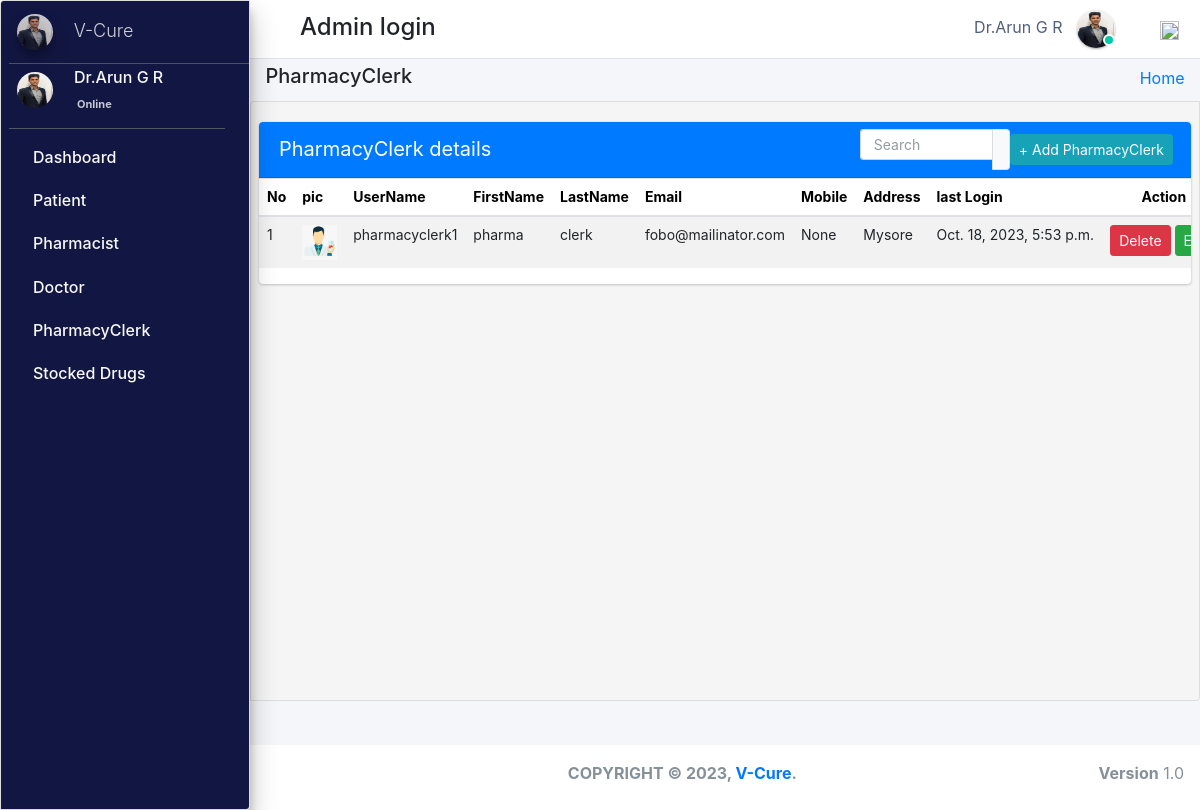
Screenshot of /admin_user/admin_user/manage_pharmacyClerk/ (signed in) with the database file from the repository.
### pharmacy/models.py (models this page shows, shortened)
class CustomUser(AbstractUser):
    user_type_data = ((1, "AdminHOD"), (2, "Pharmacist"), (3, "Doctor"), (4, "PharmacyClerk"),(5, "Patients"))
    user_type = models.CharField(default=1, choices=user_type_data, max_length=10)

class AdminHOD(models.Model):
    gender_category=(
        ('Male','Male'),
        ('Female','Female'),
    )
    admin = models.OneToOneField(CustomUser,null=True, on_delete = models.CASCADE)
    emp_no= models.CharField(max_length=100,null=True,blank=True)
    gender=models.CharField(max_length=100,null=True,choices=gender_category)
    mobile=models.CharField(max_length=10,null=True,blank=True)
    address=models.CharField(max_length=300,null=True,blank=True)
    profile_pic=models.ImageField(default="admin.png",null=True,blank=True)
    created_at = models.DateTimeField(auto_now_add=True)
    updated_at = models.DateTimeField(auto_now=True)
    date_employed=models.DateTimeField(auto_now_add=True, auto_now=False)
    objects = models.Manager()

class PharmacyClerk(models.Model):
    gender_category=(
        ('Male','Male'),
        ('Female','Female'),
    )
    admin = models.OneToOneField(CustomUser,null=True, on_delete = models.CASCADE)
    emp_no=models.CharField(max_length=100,null=True,blank=True)
    gender=models.CharField(max_length=100,null=True,choices=gender_category)
    mobile=models.CharField(max_length=10,null=True,blank=True)
    address=models.CharField(max_length=300,null=True,blank=True)
    profile_pic=models.ImageField(default="images2.png",null=True,blank=True)
    age= models.IntegerField(default='0', blank=True, null=True)
    created_at = models.DateTimeField(auto_now_add=True)
    updated_at = models.DateTimeField(auto_now=True)
    objects = models.Manager()

### pharmacy/HODViews.py (the view)
# urls.py: path('admin_user/admin_user/manage_pharmacyClerk/',HODViews.managePharmacyClerk,name='manage_pharmacyClerk'),
def managePharmacyClerk(request):
    staffs = PharmacyClerk.objects.all()
    context = {
        "staffs": staffs,
         "title":"Manage PharmacyClerk"
    }
    return render(request,'hod_templates/manage_pharmacyClerk.html',context)

### pharmacy/LoginCheckMiddleWare.py (called while the page is built, shortened)
    def process_view(self, request, view_func, view_args, view_kwargs):
        modulename = view_func.__module__
        user = request.user
        if user.is_authenticated:
            if user.user_type == "1":
                if modulename == "pharmacy.HODViews":
                    pass
                elif modulename == "":
                    pass
                elif modulename == "pharmacy.views" or modulename == "django.views.static":
                    pass
                else:
                    pass
            else:
                return redirect("login")
        else:
            if request.path == reverse("login"):
                pass
            else:
                return redirect("login")

### pharmacy/templates/hod_templates/manage_pharmacyClerk.html (shortened to what this page needs)
{% extends 'hod_templates/base_template.html'%} {% block page_title %}
<h5>PharmacyClerk</h5>
{% endblock page_title %} {% block main_content %}
<section class="content">
    <div class="row">
        <div class="col-md-12">
            <div class="card card-primary sc">
                <div class="card-header">
                    <span>PharmacyClerk details</span>
                    <div class="card-tools d-flex">
                        <div class="input-group input-group-sm" style="width: 150px;">
                            <input type="text" name="search" class="form-control float-right" placeholder="Search" id="pple">
                            <div class="input-group-append">
                                <button type="submit" class="btn btn-default"></button>
                            </div>
                        </div>
                        <a class="btn btn-sm btn-info mr-2" href="{% url 'add_pharmacyClerk' %}" role="button">+ Add PharmacyClerk</a>
                    </div>
                </div>
                <table class="table" id="plist">
                    <thead>
                        <tr>
                            <th>No</th>
                            <th>pic</th>
                            <th>UserName</th>
                            <th>FirstName</th>
                            <th>LastName</th>
                            <th>Email</th>
                            <th>Mobile</th>
                            <th>Address</th>
                            <th>last Login</th>
                            <th class="text-center">Action</th>
                        </tr>
                    </thead>
                    <tbody>
                        {% for staff in staffs %}
                        <tr class="hov">
                            <td>{{staff.id}}</td>
                            <td> <img src="{{staff.profile_pic.url}}" class="" width="35" height="35" alt=""></td>
                            <td>{{staff.admin.username}}</td>
                            <td>{{staff.admin.first_name}}</td>
                            <td>{{staff.admin.last_name}}</td>
                            <td>{{staff.admin.email}}</td>
                            <td>{{staff.mobile}}</td>
                            <td>{{staff.address}}</td>
                            <td>{{staff.admin.last_login}}</td>
                            <td><a href="{% url 'delete_clerk' staff.id %}" class="btn btn-sm btn-danger">Delete</a>
                                <a href="{% url 'edit_clerk' staff.admin.id %}" class="btn btn-sm btn-success">Edit</a>
                            </td>
                        </tr>
                        {% endfor %}
                    </tbody>
                </table>
            </div>
        </div>
    </div>
</section>
{% endblock %}

### pharmacy/templates/hod_templates/base_template.html (shortened to what this page needs)
{% extends 'base_file.html' %} {% block htm %}
<body class="hold-transition sidebar-mini layout-fixed">
    <div class="wrapper">
        <nav class="main-header navbar navbar-expand navbar-white navbar-light">
            <ul class="navbar-nav">
                <li class="nav-item">
                    <a class="nav-link" data-widget="pushmenu" href="#" role="button"></a>
                </li>
            </ul>
            <h4 style="margin-left: 10px; margin-top: 5px;">Admin login </h4>
            <ul class="navbar-nav ml-auto">
                <li class="mx-3">
                    <a href="#" class="sm-submenu-with-image a">
                        <span>{{user.first_name}}  {{user.last_name}}</span>
                        <img src="{{request.user.adminhod.profile_pic.url}}" class="img-circle elevation-1" width="38" height="38" alt="">
                        <span class="avatar-status avatar-sm-status avatar-status-success"></span>
                    </a>
                </li>
                <li class="nav-item dropdown ml-3 low">
                    <a href="#" class="btn btn-outlined btn-black text-muted bg-transparent " data-toggle="dropdown" aria-expanded="false" data-wow-delay="0.7s"><img src="https://img.icons8.com/ios/50/000000/settings.png" width="19" height="19">
                    </a>
                </li>
            </ul>
        </nav>
        {% include 'hod_templates/sidebar.html'%}
        <div class="content-wrapper">
            <div class="content-header">
                <div class="container-fluid">
                    <div class="row ">
                        <div class="col-sm-6">
                            <h1 class="m-0 text-dark">
                                {% block page_title %} {% endblock page_title %}
                            </h1>
                        </div>
                        <div class="col-sm-6 ">
                            <ol class="breadcrumb float-sm-right">
                                <li class="breadcrumb-item"><a href="">Home</a></li>
                            </ol>
                        </div>
                    </div>
                </div>
            </div>
            {% block main_content %} {% endblock main_content %}
        </div>
        {% include 'hod_templates/footer.html'%}
    </div>
    {% endblock htm %}

### pharmacy/templates/hod_templates/sidebar.html (shortened to what this page needs)
<aside class="main-sidebar sidebar-dark-primary elevation-4">
    <a href="" class="brand-link ml-2">
        <img src="{{request.user.adminhod.profile_pic.url}}" alt="" width="36" height="36" class=" img-circle elevation-3" style="opacity: .8">
        <span class="brand-text font-weight-light mt-1 ml-3 mmust">V-Cure</span>
    </a>
    <div class="sidebar">
        <div class="user-panel mr-3">
            <div class="pull-left image sm-submenu-with-image a ml-2 ">
                <img src="{{request.user.adminhod.profile_pic.url}}" class="img-circle mt-2" width="36" height="36" alt="User Image">
            </div>
            <div class="pull-left info">
                <p>{{user.first_name}} {{user.last_name}}</p>
                <a href="#"> Online</a>
            </div>
        </div>
        <nav class="mt-2">
            <ul class="nav nav-pills nav-sidebar flex-column" data-widget="treeview" role="menu" data-accordion="false">
                <li class="nav-item">
                    <a href="{% url  'admin_dashboard' %}" class="nav-link">
                        <p>
                            Dashboard
                        </p>
                    </a>
                </li>
                <li class="nav-item">
                    <a href="#" class="nav-link">
                        <p>
                            Patient
                        </p>
                    </a>
                </li>
                <li class="nav-item">
                    <a href="#" class="nav-link">
                        <p>
                            Pharmacist
                        </p>
                    </a>
                </li>
                <li class="nav-item">
                    <a href="#" class="nav-link">
                        <p>
                            Doctor
                        </p>
                    </a>
                </li>
                <li class="nav-item">
                    <a href="#" class="nav-link">
                        <p>
                            PharmacyClerk
                        </p>
                    </a>
                </li>
                <li class="nav-item">
                    <a href="#" class="nav-link">
                        <p>
                            Stocked Drugs
                        </p>
                    </a>
                </li>
            </ul>
        </nav>
    </div>
</aside>

### static/css/main.css (style rules this page uses)
html { font-family: sans-serif; line-height: 1.15; -webkit-text-size-adjust: 100%; -webkit-tap-highlight-color: transparent; }
body { overflow-y: hidden; overflow-x: hidden; font-family: -apple-system, BlinkMacSystemFont, "Segoe UI", Roboto, "Helvetica Neue", Arial, "Noto Sans", sans-serif, "Apple Color Emoji", "Segoe UI Emoji", "Segoe UI Symbol", "Noto Color Emoji" !important; }
th { color: rgb(0, 0, 0); font-size: 14px !important; }
.content { background-color: #f5f5f5; border: 1px solid #dddddd; border-radius: 4px 0px 4px 0px; left: -1px; padding: 10px 7px 5px; }
.main-sidebar { background: #ffffff; border: 1px solid #dddddd; border-radius: 4px 0px 4px 0px; font-weight: bold; }
.content { height: 75vh; overflow-y: scroll; overflow-x: hidden; }
.sc { white-space: nowrap; display: block; overflow-x: hidden !important; }
.content .row { margin-top: 20px !important; }
.main-sidebar { background-color: #121642 !important; color: white !important; }
.main-sidebar p { color: #f8f8f8 !important; font-weight: 500 !important }
td { font-size: 14px !important; }
.hov { transition: transform .5s; }
.avatar-status { position: absolute; bottom: 12px; right: 75.4px; display: -ms-inline-flexbox; display: inline-flex; -ms-flex-negative: 0; flex-shrink: 0; -ms-flex-pack: center; justify-content: center; -ms-flex-align: center; align-items: center; white-space: nowrap; text-align: center; vertical-align: baseline; font-weight: 600; border: .125rem solid #fff; width: 12px; height: 12px; line-height: 1; font-size: .71094rem; border-radius: 50%; }
.avatar-status-success { color: #fff; background-color: #00c9a7; }
.card-header span { font-size: 20px !important; }
.table>tbody>tr>td, .table>tbody>tr>th, .table>tfoot>tr>td, .table>tfoot>tr>th, .table>thead>tr>td, .table>thead>tr>th { padding: 8px; line-height: 1.42857143; vertical-align: top; }
.pull-left { float: left; }
.pull-left { float: left!important; }
.user-panel>.info { padding: 5px 5px 5px 15px; line-height: 1; position: absolute; left: 55px; }
.user-panel>.info>p { font-weight: 600; margin-bottom: 9px; }
p { margin: 0 0 10px; }
.user-panel { padding-bottom: 20px; }
.user-panel:after { clear: both; }
.user-panel:before, .user-panel:after { content: " "; display: table; }
.user-panel>.info>a { text-decoration: none; padding-right: 5px; margin-top: 3px; font-size: 11px; overflow: hidden; white-space: nowrap; }
.mmust { overflow: hidden; white-space: nowrap; font-size: 18px; }
.table { background: white !important; }
.container-fluid { width: 100%; padding-right: 15px; padding-left: 15px; margin-right: auto; margin-left: auto; }
.row { display: flex; flex-wrap: wrap; margin-right: -15px; margin-left: -15px; }
.d-flex { display: flex !important; z-index: 44; }
.d-flex { display: flex !important; }
input { text-indent: 5px !important; }
input::placeholder { text-indent: 5px !important; }
.table tbody tr:nth-of-type(odd) { background-color: rgba(0, 0, 0, .05) !important; }
.table tbody tr:nth-of-type(odd) { background-color: rgba(197, 197, 197, 0.05) !important; }
.img-circle { border-radius: 50%; }
.content-wrapper .content-header { padding: 5px 0.5rem !important; }

### static/css/profile.css (style rules this page uses)
li { list-style-type: none ! }
.form-control { font-size: .875rem; }
.input-group { transition: all .15s ease; border-radius: .375rem; box-shadow: none; }
.input-group .form-control { box-shadow: none; }
.input-group .form-control:not(:last-child) { padding-right: 0; border-right: 0; }
.navbar-nav span { color: #525f7f !important; margin-right: 10px !important; }
body { font-family: 'Rubik', sans-serif; height: 100% !important; }
input { text-indent: 5px !important; }
input::placeholder { text-indent: 5px !important; }
.table tbody tr:nth-of-type(odd) { background-color: rgba(0, 0, 0, .05) !important; }

### rows the page displays
CustomUser: first_name "Dr.Arun", last_name "G R", user.adminhod.profile_pic (picture)
PharmacyClerk: id "1", profile_pic (picture), admin.username "pharmacyclerk1", admin.first_name "pharma", admin.last_name "clerk", admin.email "fobo@mailinator.com", mobile "None", address "Mysore", admin.last_login "Oct. 18, 2023, 5:53 p.m."
